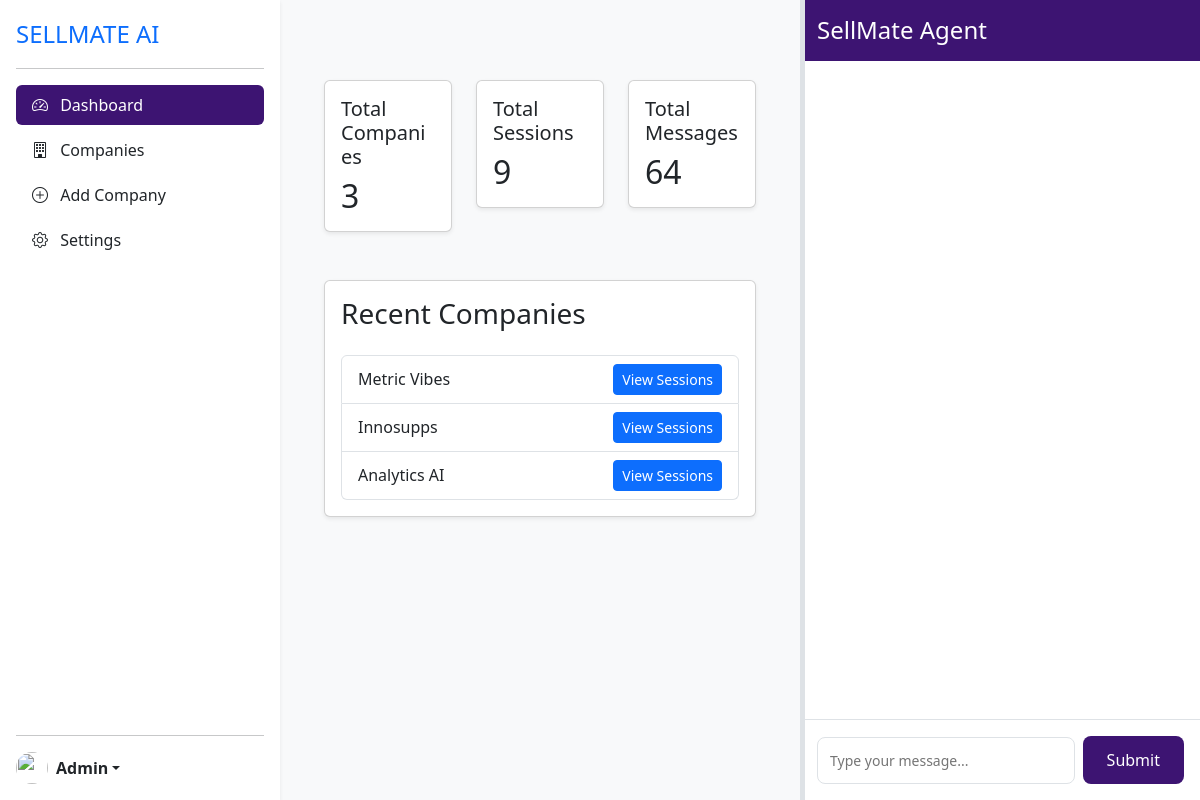
/dashboard/, run on the app's committed database.
### chatbot/models.py (models this page shows, shortened)
class Company(models.Model):
    name = models.CharField(max_length=255, unique=True)  # Company name
    system_instruction = models.TextField()  # System instruction for the chatbot

### chatbot/views.py (the view)
# urls.py: path('dashboard/', views.dashboard, name='dashboard'),
def dashboard(request):
    companies = Company.objects.all()
    total_sessions = ChatHistory.objects.values("session_id").distinct().count()
    total_messages = ChatHistory.objects.count()
    context = {
        "companies": companies,
        "total_sessions": total_sessions,
        "total_messages": total_messages,
    }
    return render(request, "chatbot/dashboard.html", context)

### chatbot/templates/chatbot/dashboard.html (shortened to what this page needs)
<!DOCTYPE html>
<html lang="en">
  <head>
    <link href="https://cdn.jsdelivr.net/npm/bootstrap@5.3.0/dist/css/bootstrap.min.css" rel="stylesheet" />
    <link rel="stylesheet" href="https://cdn.jsdelivr.net/npm/bootstrap-icons@1.11.3/font/bootstrap-icons.min.css" />
  </head>
  <body>
    <div class="wrapper">
      {% include 'chatbot/include/sidebar.html' %}
      <div class="content">
        <div class="container py-5">
          <div class="row">
            <div class="col-md-4 mb-4">
              <div class="card shadow-sm">
                <div class="card-body">
                  <h5 class="card-title">Total Companies</h5>
                  <h2 class="card-text">{{ companies.count }}</h2>
                </div>
              </div>
            </div>
            <div class="col-md-4 mb-4">
              <div class="card shadow-sm">
                <div class="card-body">
                  <h5 class="card-title">Total Sessions</h5>
                  <h2 class="card-text">{{ total_sessions }}</h2>
                </div>
              </div>
            </div>
            <div class="col-md-4 mb-4">
              <div class="card shadow-sm">
                <div class="card-body">
                  <h5 class="card-title">Total Messages</h5>
                  <h2 class="card-text">{{ total_messages }}</h2>
                </div>
              </div>
            </div>
          </div>
          <div class="card shadow-sm mt-4">
            <div class="card-body">
              <h3 class="card-title mb-4">Recent Companies</h3>
              <div class="list-group">
                {% for company in companies|slice:':5' %}
                  <div class="list-group-item list-group-item-action d-flex justify-content-between align-items-center">
                    <span>{{ company.name }}</span>
                    <a href="{% url 'company_sessions' company.id %}" class="btn btn-sm btn-primary">View Sessions</a>
                  </div>
                {% empty %}
                  <div class="text-center text-muted p-3">No companies found</div>
                {% endfor %}
              </div>
            </div>
          </div>
        </div>
      </div>
      {% include 'chatbot/include/sellmate-agent.html' %}
    </div>
  </body>
</html>

### chatbot/templates/chatbot/dashboard.html (style rules this page uses)
:root { --primary-color: #3d1472; }
body { background-color: #f8f9fa; }
.wrapper { display: flex; }
.content { flex: 1; margin-left: 280px; width: calc(100% - 280px); }

### chatbot/templates/chatbot/include/sellmate-agent.html (style rules this page uses)
:root { --primary-color: #3d1472; --sidebar-width: 280px; --agent-width: 400px; }
body { background-color: #f8f9fa; overflow-x: hidden; }
.wrapper { display: flex; width: 100%; }
.content { margin-left: var(--sidebar-width); margin-right: var(--agent-width); flex: 1; padding: 2rem; transition: margin-right 0.3s ease; }

### data on the page
Company: name "Metric Vibes"
Company: name "Innosupps"
Company: name "Analytics AI"

### other printed values
{{ companies.count }} "3"
{{ total_sessions }} "9"
{{ total_messages }} "64"
